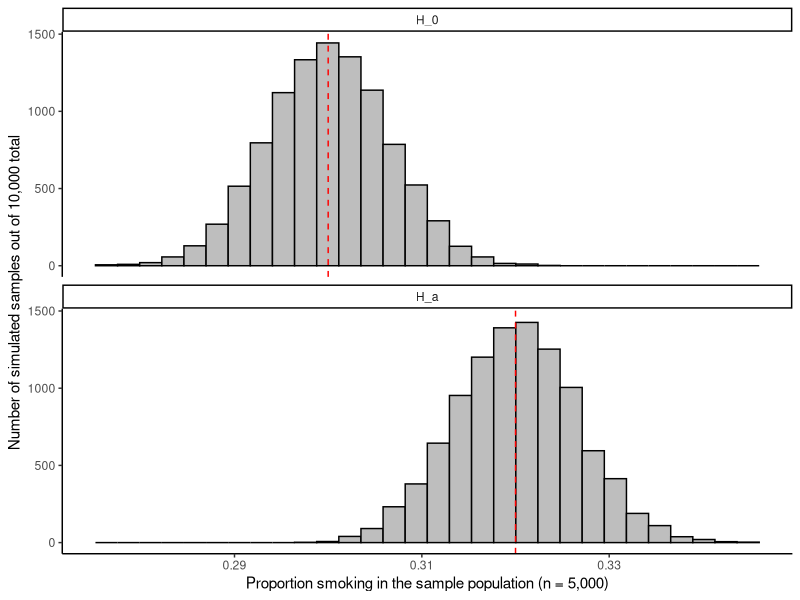
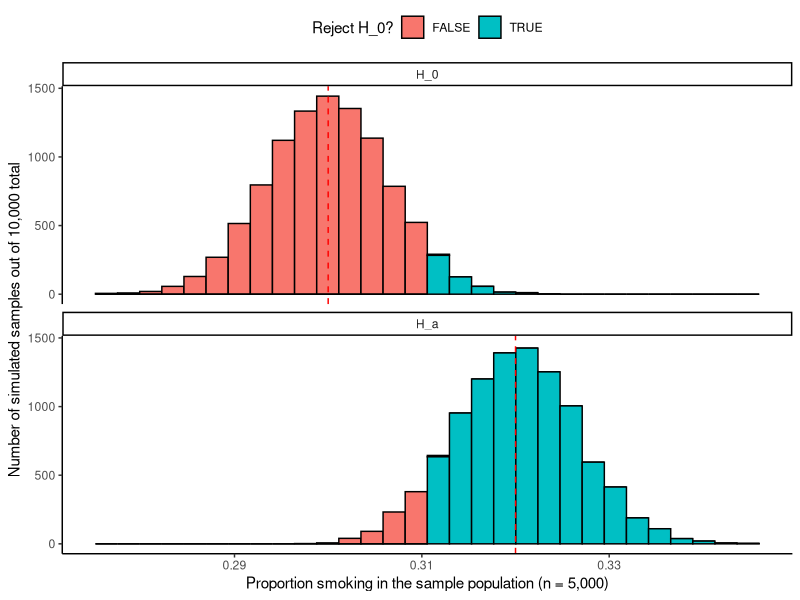
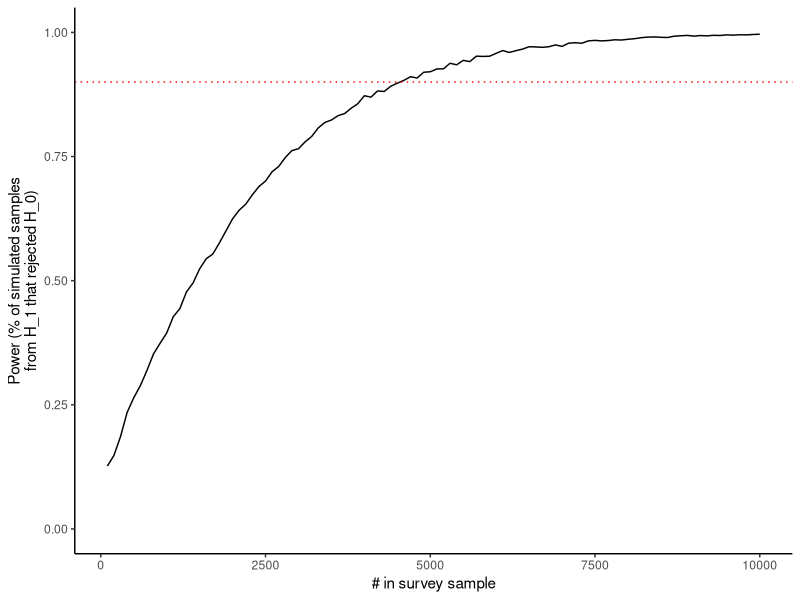

Generate these figures, in order, with R: (Note: this script raises an error after producing the figures.)
## ---- chunk 1
knitr::opts_chunk$set(echo = TRUE)
library(dplyr)
library(tidyr)
library(ggplot2)
library(gridExtra)
library(memisc)
## ---- chunk 2
h_0 <- 0.30
h_1 <- 0.32
n <- 5000
n_sims <- 10000

sim_df <- data_frame(H_0 = rnorm(n = n_sims, mean = h_0, sd = sqrt((h_0 * (1 - h_0)) / n)),
           H_a = rnorm(n = n_sims, mean = h_1, sd = sqrt((h_1 * (1 - h_1)) / n))) %>% 
  gather(key = alternative, value = sample_proportion) 

sim_df %>% 
  ggplot(aes(x = sample_proportion)) + 
  geom_histogram(color = "black", fill = "gray") + 
  theme_classic() + 
  geom_vline(data = data_frame(alternative = c("H_0", "H_a"), true = c(h_0, h_1)), 
             aes(xintercept = true), color = "red", linetype = 2) +
  facet_wrap(~ alternative, ncol = 1) + 
  labs(x = "Proportion smoking in the sample population (n = 5,000)",
       y = "Number of simulated samples out of 10,000 total")
## ---- chunk 3
h_0 <- 0.30
h_1 <- 0.32
n <- 5000
n_sims <- 10000

sim_df <- sim_df %>% 
  mutate(test_statistic = (sample_proportion - h_0) / sqrt(h_0 * (1 - h_0)/n),
         reject_H_0 = test_statistic >= 1.6449) 
fig_smoke_sim <- sim_df %>% 
  ggplot(aes(x = sample_proportion)) + 
  geom_histogram(color = "black", aes(fill = reject_H_0)) + 
  theme_classic() + 
  geom_vline(data = data_frame(alternative = c("H_0", "H_a"), true = c(h_0, h_1)), 
             aes(xintercept = true), color = "red", linetype = 2) +
  facet_wrap(~ alternative, ncol = 1) + 
  labs(x = "Proportion smoking in the sample population (n = 5,000)",
       y = "Number of simulated samples out of 10,000 total",
       fill = "Reject H_0?") + 
  theme(legend.position = "top")
fig_smoke_sim
## ---- chunk 4
sim_df %>% 
  group_by(alternative) %>% 
  summarize(perc_reject_h0 = mean(reject_H_0),
            perc_fail_reject_h0 = 1 - perc_reject_h0) %>% 
  mutate(perc_reject_h0 = sprintf("%2.1f", 100 * perc_reject_h0),
         perc_reject_h0 = paste0(perc_reject_h0, "%"),
         perc_fail_reject_h0 = sprintf("%2.1f", 100 * perc_fail_reject_h0),
         perc_fail_reject_h0 = paste0(perc_fail_reject_h0, "%")) %>% 
  dplyr::select(alternative, perc_fail_reject_h0, perc_reject_h0) %>% 
  dplyr::rename(Scenario = alternative,
                `% rejecting H_0` = perc_reject_h0,
                `% failing to reject H_0` = perc_fail_reject_h0) %>% 
  knitr::kable(align = "c")
## ---- chunk 5
sim_smoke_study <- function(n, h_0 = 0.30, h_1 = 0.32, n_sims = 10000){
  sim_h1 <- rnorm(n = n_sims, mean = h_1, sd = sqrt((h_1 * (1 - h_1)) / n))
  se_h0 <- sqrt(h_0 * (1 - h_0) / n)
  test_statistic_h1 <- (sim_h1 - h_0) / se_h0
  sim_power <- mean(test_statistic_h1 >= 1.64)
  return(sim_power)
}

multi_sims <- data_frame(n_samples = c(1:100 * 100)) %>% 
  mutate(power = sapply(n_samples, sim_smoke_study))
multi_sims %>% 
  ggplot(aes(x = n_samples, y = power)) + 
  geom_line() + 
  geom_hline(yintercept = 0.9, color = "red", linetype = 3) +
  ylim(c(0, 1)) + 
  theme_classic() + 
  labs(x = "# in survey sample", y = "Power (% of simulated samples\nfrom H_1 that rejected H_0)")
## ---- chunk 6
knitr::include_graphics("images/p_values.jpg")
## ---- chunk 7
knitr::include_graphics("images/reject_null.jpeg")
## ---- chunk 8
knitr::include_graphics("images/error_types.jpg")
## ---- chunk 9
fig_smoke_sim
## ---- chunk 10
h_0 <- 0.30
h_1 <- 0.32
n <- 500
n_sims <- 10000

sim_df <- data_frame(H_0 = rnorm(n = n_sims, mean = h_0, sd = sqrt((h_0 * (1 - h_0)) / n)),
           H_1 = rnorm(n = n_sims, mean = h_1, sd = sqrt((h_1 * (1 - h_1)) / n))) %>% 
  gather(key = alternative, value = sample_proportion) 
sim_df <- sim_df %>% 
  mutate(test_statistic = (sample_proportion - h_0) / sqrt(h_0 * (1 - h_0)/n),
         reject_H_0 = test_statistic >= 1.64) 
sim_df %>% 
  ggplot(aes(x = sample_proportion)) + 
  geom_histogram(color = "black", aes(fill = reject_H_0)) + 
  theme_classic() + 
  geom_vline(data = data_frame(alternative = c("H_0", "H_1"), true = c(h_0, h_1)), 
             aes(xintercept = true), color = "red", linetype = 2) +
  facet_wrap(~ alternative, ncol = 1) + 
  labs(x = "Proportion smoking in the sample population (n = 500)",
       y = "Number of simulated samples out of 10,000 total",
       fill = "Reject H_0?") + 
  theme(legend.position = "top")
## ---- chunk 11
knitr::include_graphics("images/sample_size.jpg")
## ---- chunk 12
theor_smoke_study <- function(n, h_0 = 0.30, h_1 = 0.32){
  z <- ((h_1 - h_0) * sqrt(n) - 1.64 * sqrt(h_0 * (1 - h_0))) / (sqrt(h_1 * (1 - h_1)))
  theor_power <- pnorm(z)
  return(theor_power)
}

multi_sims <- multi_sims %>% 
  mutate(theor_power = sapply(n_samples, theor_smoke_study))
multi_sims %>% 
  ggplot(aes(x = n_samples, y = power)) + 
  geom_line(size = 1.2, alpha = 0.5) + 
  geom_line(aes(y = theor_power), color = "blue", alpha = 0.5, size = 1.2) +
  geom_hline(yintercept = 0.9, color = "red", linetype = 3) +
  ylim(c(0, 1)) + 
  theme_classic() + 
  labs(x = "# in survey sample", y = "Power (% of simulated samples\nfrom H_1 that rejected H_0)")
## ---- chunk 13
knitr::include_graphics("images/open_epi_example.png")
## ---- chunk 14
knitr::include_graphics("images/open_epi_results.png")
## ---- chunk 15
knitr::include_graphics("images/type_I_error.jpg")
